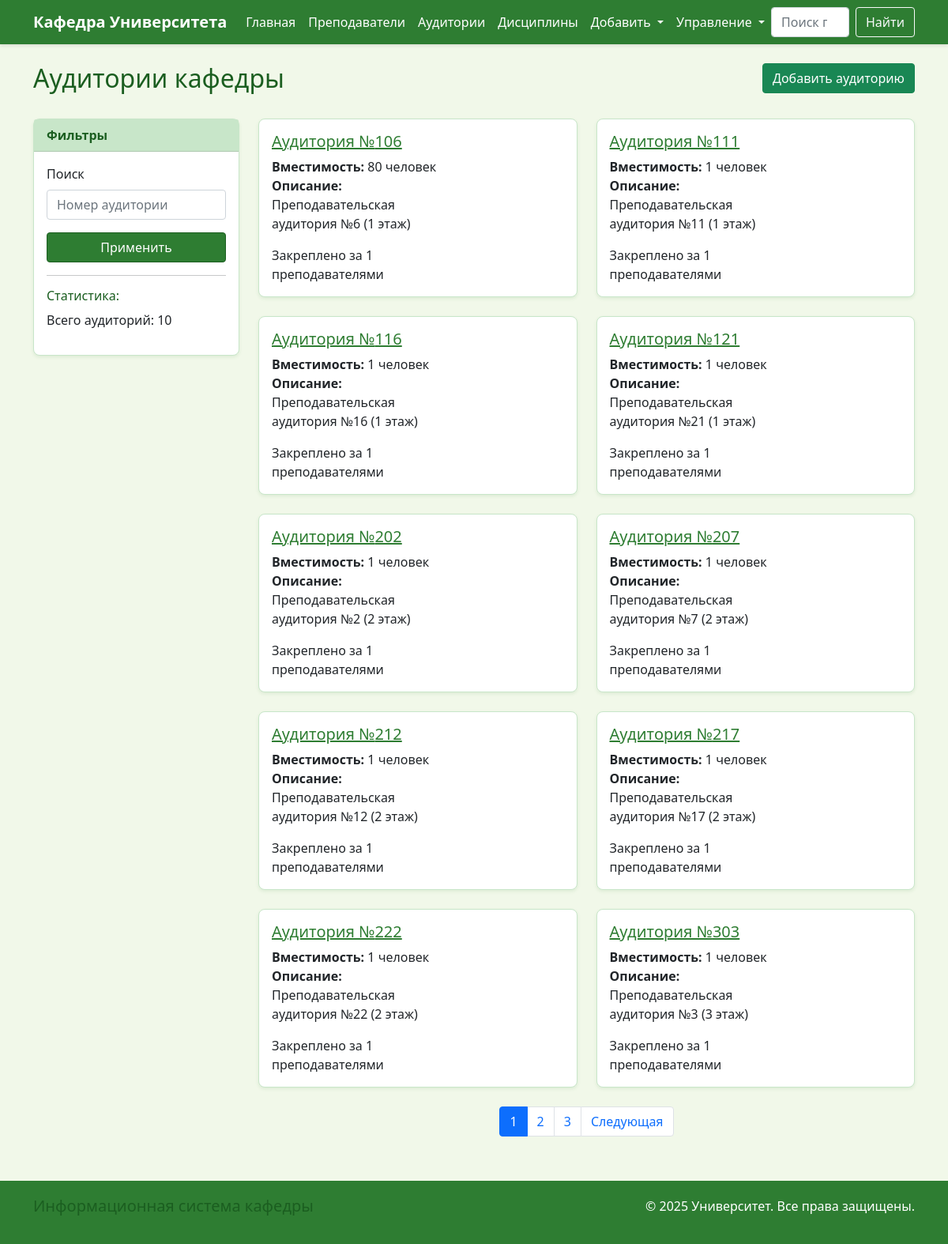
The page /classrooms/ on the database its author committed.
### department/models.py (models this page shows, shortened)
class Classroom(models.Model):
    room_number = models.CharField(max_length=10, verbose_name="Номер аудитории", unique=True)
    capacity = models.IntegerField(verbose_name="Вместимость", default=25)
    description = models.TextField(verbose_name="Описание", blank=True)
    class Meta:
        verbose_name = "Аудитория"
        verbose_name_plural = "Аудитории"
        ordering = ['room_number']

### department/views.py (the view)
# urls.py: path('classrooms/', views.ClassroomListView.as_view(), name='classroom_list'),
class ClassroomListView(ListView):
    model = Classroom
    template_name = 'department/classroom_list.html'
    context_object_name = 'classrooms'
    paginate_by = 10
    def get_queryset(self):
        queryset = Classroom.objects.annotate(
            teacher_count=Count('teacher')
        ).order_by('room_number', )
        search_query = self.request.GET.get('search')
        if search_query:
            queryset = queryset.filter(
                Q(room_number__icontains=search_query) |
                Q(description__icontains=search_query)
            )
        return queryset
    def get_context_data(self, **kwargs):
        context = super().get_context_data(**kwargs)
        classrooms = self.get_queryset()
        total_capacity = sum(classroom.capacity for classroom in classrooms)
        total_teachers = sum(classroom.teacher_count for classroom in classrooms)
        context['total_capacity'] = total_capacity
        context['total_teachers'] = total_teachers
        return context

### templates/department/classroom_list.html (shortened to what this page needs)
{% extends 'base.html' %}
{% block content %}
<div class="row mb-4">
    <div class="col-md-8">
        <h2>Аудитории кафедры</h2>
    </div>
    <div class="col-md-4 text-end">
        <a href="{% url 'department:classroom_create' %}" class="btn btn-success">
             Добавить аудиторию
        </a>
    </div>
</div>
<div class="row">
    <div class="col-md-3">
        <div class="card mb-4">
            <div class="card-header">
                Фильтры
            </div>
            <div class="card-body">
                <form method="get">
                    <div class="mb-3">
                        <label for="search" class="form-label">Поиск</label>
                        <input type="text" class="form-control" id="search" name="search"
                               value="{{ request.GET.search }}" placeholder="Номер аудитории">
                    </div>
                    <button type="submit" class="btn btn-primary w-100">Применить</button>
                </form>
                <hr>
                <div class="mt-3">
                    <h6>Статистика:</h6>
                    <ul class="list-unstyled">
                        <li>Всего аудиторий: {{ classrooms.count }}</li>
                    </ul>
                </div>
            </div>
        </div>
    </div>
    <div class="col-md-9">
        <div class="row">
            {% for classroom in classrooms %}
            <div class="col-md-6 mb-4">
                <div class="card h-100">
                    <div class="card-body">
                        <div class="row">
                            <div class="col-8">
                                <h5 class="card-title">
                                    <a href="{% url 'department:classroom_detail' classroom.pk %}">
                                        Аудитория №{{ classroom.room_number }}
                                    </a>
                                </h5>
                                <p class="card-text">
                                    <strong>Вместимость:</strong> {{ classroom.capacity }} человек<br>
                                    {% if classroom.description %}
                                    <strong>Описание:</strong> {{ classroom.description|truncatechars:80 }}<br>
                                    {% endif %}
                                </p>
                                <p class="card-text">
                                    Закреплено за {{ classroom.teacher_count }} преподавателями
                                </p>
                            </div>
                        </div>
                    </div>
                </div>
            </div>
            {% empty %}
            <div class="col-12">
                <div class="alert alert-info">
                    Аудитории не найдены.
                </div>
            </div>
            {% endfor %}
        </div>
        {% if is_paginated %}
        <nav aria-label="Page navigation">
            <ul class="pagination justify-content-center">
                {% for num in page_obj.paginator.page_range %}
                {% if page_obj.number == num %}
                <li class="page-item active">
                    <span class="page-link">{{ num }}</span>
                </li>
                {% elif num > page_obj.number|add:'-3' and num < page_obj.number|add:'3' %}
                <li class="page-item">
                    <a class="page-link" href="?page={{ num }}{% if request.GET.search %}&search={{ request.GET.search }}{% endif %}{% if request.GET.floor %}&floor={{ request.GET.floor }}{% endif %}">{{ num }}</a>
                </li>
                {% endif %}
                {% endfor %}
                {% if page_obj.has_next %}
                <li class="page-item">
                    <a class="page-link" href="?page={{ page_obj.next_page_number }}{% if request.GET.search %}&search={{ request.GET.search }}{% endif %}{% if request.GET.floor %}&floor={{ request.GET.floor }}{% endif %}">Следующая</a>
                </li>
                {% endif %}
            </ul>
        </nav>
        {% endif %}
    </div>
</div>
{% endblock %}

### templates/base.html (style rules this page uses)
:root { --primary-green: #2e7d32; --light-green: #4caf50; --dark-green: #1b5e20; --lighter-green: #c8e6c9; --bg-green: #f1f8e9; }
body { background-color: var(--bg-green); font-family: 'Segoe UI', Tahoma, Geneva, Verdana, sans-serif; }
.btn-primary { background-color: var(--primary-green); border-color: var(--dark-green); }
.card { border: 1px solid var(--lighter-green); border-radius: 8px; box-shadow: 0 2px 4px rgba(46, 125, 50, 0.1); }
.card-header { background-color: var(--lighter-green); color: var(--dark-green); font-weight: bold; }
h1, h2, h3, h4, h5, h6 { color: var(--dark-green); }
a { color: var(--primary-green); }

### rows shown on the page
Classroom: room_number "106", capacity "80", description "Преподавательская аудитория №6 (1 этаж)", teacher_count "1"
Classroom: room_number "111", capacity "1", description "Преподавательская аудитория №11 (1 этаж)", teacher_count "1"
Classroom: room_number "116", capacity "1", description "Преподавательская аудитория №16 (1 этаж)", teacher_count "1"
Classroom: room_number "121", capacity "1", description "Преподавательская аудитория №21 (1 этаж)", teacher_count "1"
Classroom: room_number "202", capacity "1", description "Преподавательская аудитория №2 (2 этаж)", teacher_count "1"
Classroom: room_number "207", capacity "1", description "Преподавательская аудитория №7 (2 этаж)", teacher_count "1"
Classroom: room_number "212", capacity "1", description "Преподавательская аудитория №12 (2 этаж)", teacher_count "1"
Classroom: room_number "217", capacity "1", description "Преподавательская аудитория №17 (2 этаж)", teacher_count "1"
Classroom: room_number "222", capacity "1", description "Преподавательская аудитория №22 (2 этаж)", teacher_count "1"
Classroom: room_number "303", capacity "1", description "Преподавательская аудитория №3 (3 этаж)", teacher_count "1"

### other values the page prints
{{ classrooms.count }} "10"
{{ num }} "1"
{{ num }} "2" "3"
